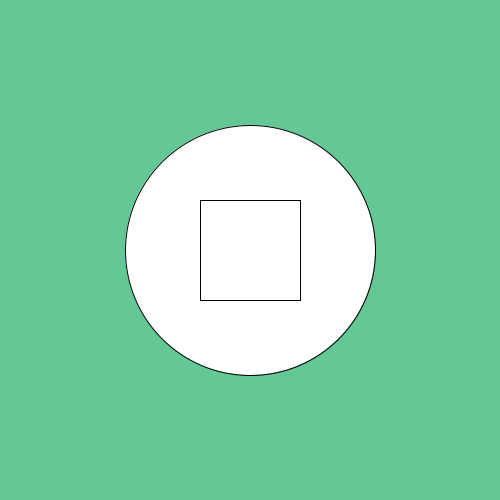
Frame 1 (no input)
Frame 60 (the mouse pressed at the canvas centre just before this capture): identical to frame 1, image omitted
Frame 120 (the mouse held since frame 60 and released just before this capture): identical to frame 1, image omitted

The Processing sketch that drew this single still picture (run headless with seeded random() and noise(); from frame 60 on, the mouse is pressed at the canvas centre):

// Processing sketch: Peel_Part03_FunctionPracticeAndReference
// ── Peel_Part03_FunctionPracticeAndReference.pde
void setup()
{
  size(500,500);
}
void draw()
{
  point(100,100);
  point(100,200);
  point(100,300);
  point(100,400);
  point(100,500);
  background(100,200,150);
  ellipse(250,250,250,250);
  rect(200,200,100,100);
}
